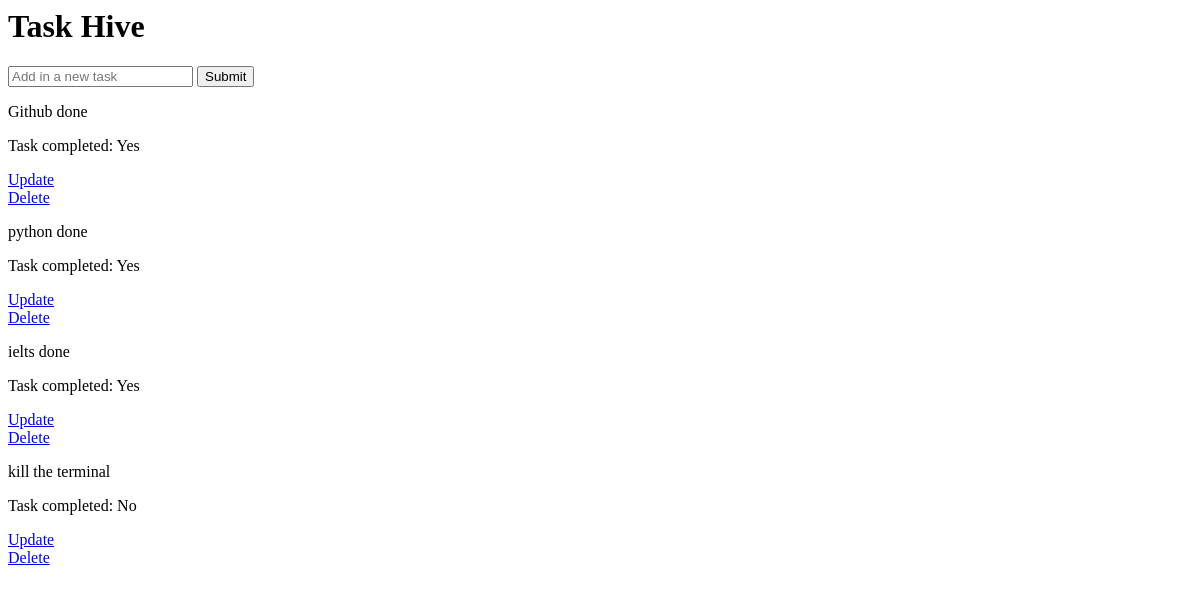
/, run on an earlier commit of the app's database.
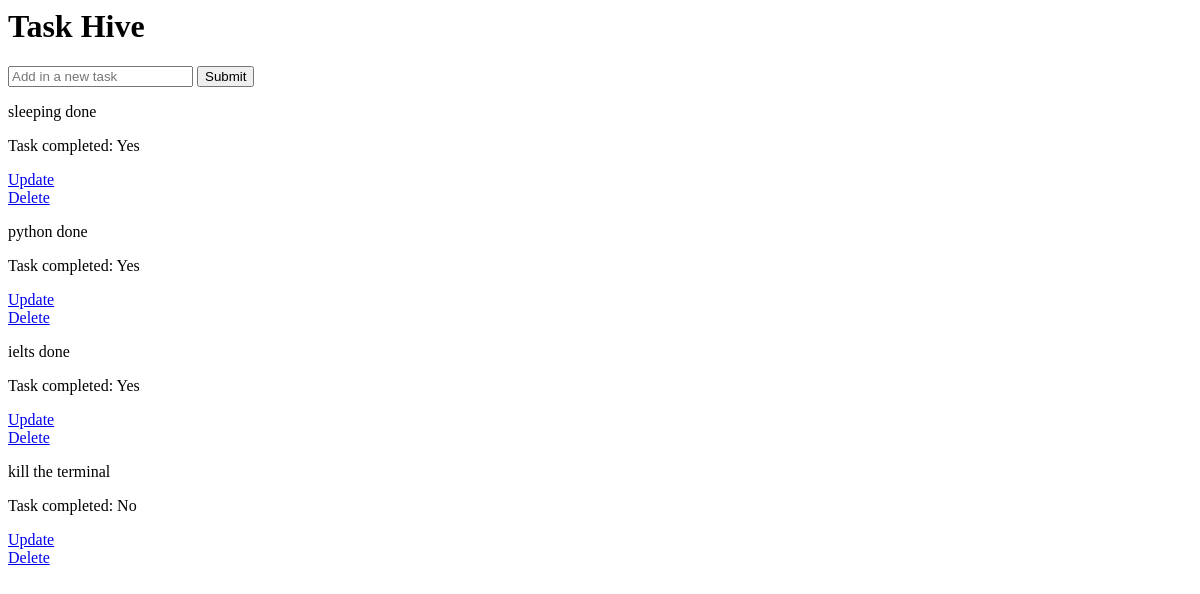
And on a later commit of the database.
### tasks/models.py (models this page shows)
class Task(models.Model):
    title = models.CharField(max_length=200)
    completed = models.BooleanField(default=False)
    created = models.DateTimeField(auto_now_add = True)
    def __str__(self):
        return self.title

### tasks/views.py (the view)
# urls.py: path('',views.index, name=""),
def index(request):
    form = TaskForm()
    tasks = Task.objects.all()
    if request.method == 'POST':
        form = TaskForm(request.POST)
        if form.is_valid():
            form.save()
        return redirect('/')
    context = {'tasks' : tasks, 'TaskForm':form}
    return render(request, 'tasks.html', context)

### tasks/forms.py
class TaskForm(forms.ModelForm):
    title = forms.CharField(widget=forms.TextInput(attrs={'placeholder':'Add in a new task' }))
    class Meta:
        model = Task
        fields = "__all__"

### tasks/templates/tasks.html (shortened to what this page needs)
<h1>Task Hive</h1>
<form method="POST" action="/">
  {% csrf_token %} {{TaskForm.title}}
  <input class="btn" type="submit" name="Create Task" />
</form>
{%for task in tasks%}
<p>{{task}}</p>
{% if task.completed == True %}
<p>Task completed: Yes</p>
{% else %}
<p>Task completed: No</p>
{% endif %}
<a href="{% url 'update-task' task.id %}">Update</a>
<a href="{% url 'delete-task' task.id %}">Delete</a>
{% endfor %}

What changed in the data, as far as the page shows it:
changed Task: title "Github done" → "sleeping done"
